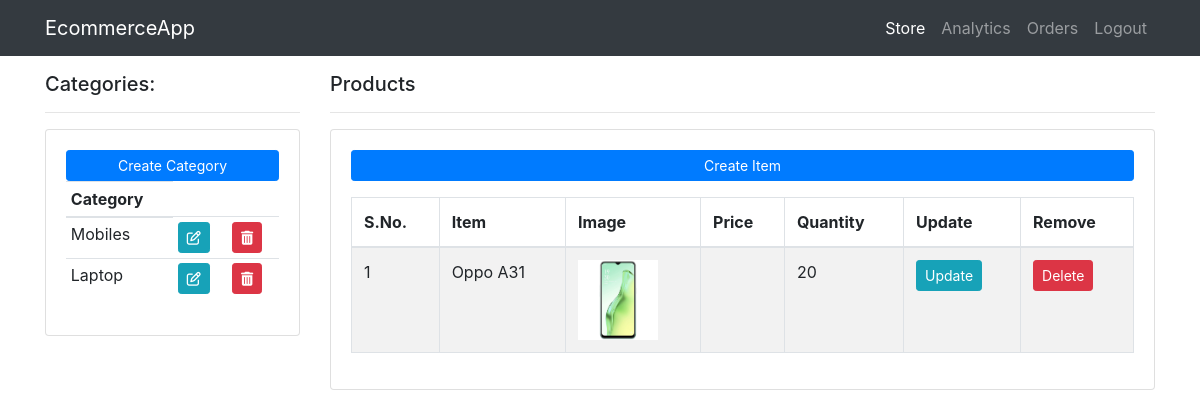
/ (signed in), run on the app's committed database.
### store/models/category.py (models this page shows, shortened)
class Category(models.Model):
    name = models.CharField(max_length=30)
    @staticmethod
    def get_all_categories():
        return Category.objects.all()

### store/models/item.py (models this page shows, shortened)
class Item(models.Model):
    name = models.CharField(max_length=100)
    price = models.FloatField()
    quantity = models.IntegerField(default=0)
    description = models.TextField(default='' , null=True , blank=True)
    category = models.ForeignKey(Category, on_delete=models.CASCADE)
    image = models.ImageField(upload_to='uploads/products/')
    @staticmethod
    def get_all_items():
        return Item.objects.all()

### dashboard/views/home.py (the view, shortened to what this page needs)
# urls.py: path('',views.Index.as_view(), name='home'),
class Index(View):
    def get(self, request):
        if request.session.get('user_type')=='seller':
            return self.seller_get(request)
        else:
            return self.customer_get(request)
    def seller_get(self, request):
        items = Item.get_all_items()
        categories = Category.get_all_categories()
        return render(request, 'dashboard/seller.html', {'items':items, 'categories':categories})

### dashboard/templatetags/dashboard_filters.py (called while the page is built)
@register.filter(name = 'currency')
def currency(price):
    return format_currency(price, 'INR', locale='en_IN')

@register.filter(name='is_seller')
def is_seller(request):
    if request.session.get('user_id'):
        if request.session.get('user_type')=="seller":
            return True
    return False

### dashboard/templates/dashboard/seller.html (shortened to what this page needs)
{% extends 'dashboard/base.html' %}
{% load static %}
{% load dashboard_filters %}
{% block css %}
    {{block.super}}
{% endblock css %}
{% block content %}
<div class="container main">
<div class="row">
	<div class="col-md-3 my-3">
		<h5>Categories:</h5>
		<hr>
		<div class="card card-body">
			<a class="btn btn-primary  btn-sm btn-block" href="{% url 'category-create'%}">Create Category</a>
			<table class="table table-sm">
				<thead>
				<tr>
					<th>Category</th>
				</tr>
			</thead>
			<tbody>
				{% for category in categories %}
					<tr>
						<td>{{category.name}}</td>
						<td><a class="btn btn-sm btn-info" href="{% url 'category-update' category.id %}"><i class="fa fa-edit"></i></a></td>
						<td><a class="btn btn-sm btn-danger" href="{% url 'category-delete' category.id  %}"><i class="fa fa-trash"></i></a></td>
					</tr>
				{% endfor %}
			</tbody>
			</table>
		</div>
	</div>
	<div class="col-md-9 my-3">
		<h5>Products</h5>
		<hr>
		<div class="card card-body">
			<a class="btn btn-primary  btn-sm btn-block mb-3" href="{% url 'item-create' %}">Create Item</a>
			<table id="items" class="table table-striped table-bordered " >
				<thead>
					<tr>
                    <th>S.No.</th>
					<th>Item</th>
					<th>Image</th>
					<th>Price</th>
                    <th>Quantity</th>
					<th>Update</th>
					<th>Remove</th>
				</tr>
				</thead>
				<tbody>
				{% for item in items %}
					<tr>
                        <td>{{forloop.counter}}</td>
						<td>{{item.name}}</td>
						<td><img src="{{item.image.url}}" alt="" srcset="" height="80px"></td>
						<td>{{item.price|currency}}</td>
                        <td>{{item.quantity}}</td>
						<td><a class="btn btn-sm btn-info" href="{% url 'item-update' item.id %}">Update</a></td>
						<td><a class="btn btn-sm btn-danger" href="{% url 'item-delete' item.id %}">Delete</a></td>
					</tr>
				{% endfor %}
			</tbody>
			</table>
		</div>
	</div>
</div>
</div>
{% endblock content %}

### dashboard/static/dashboard/css/index.css (style rules this page uses)
body { padding-top: 56px; }
.main { min-height: 100vh; }

### data on the page
Category: name "Mobiles"
Category: name "Laptop"
Item: name "Oppo A31", image (picture), quantity "20"
